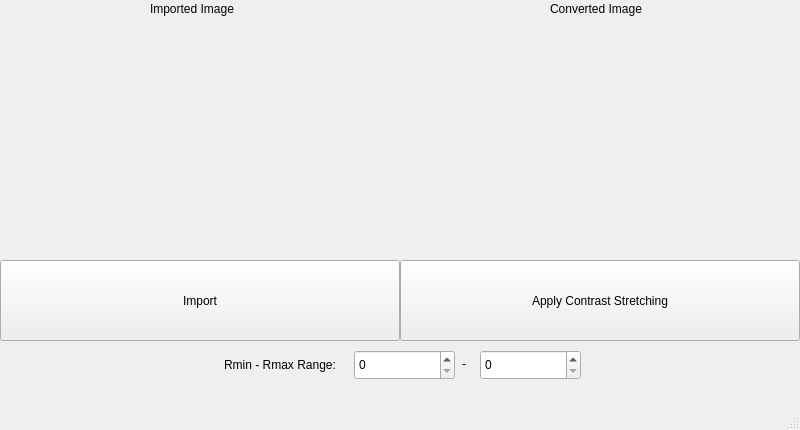
<?xml version="1.0" encoding="UTF-8"?>
<ui version="4.0">
 <class>MainWindow</class>
 <widget class="QMainWindow" name="MainWindow">
  <property name="geometry">
   <rect>
    <x>0</x>
    <y>0</y>
    <width>800</width>
    <height>430</height>
   </rect>
  </property>
  <property name="windowTitle">
   <string>MainWindow</string>
  </property>
  <widget class="QWidget" name="centralwidget">
   <widget class="QLabel" name="imageinput">
    <property name="geometry">
     <rect>
      <x>0</x>
      <y>20</y>
      <width>400</width>
      <height>225</height>
     </rect>
    </property>
    <property name="text">
     <string/>
    </property>
    <property name="pixmap">
     <pixmap>../Exp1/killer.jpg</pixmap>
    </property>
    <property name="scaledContents">
     <bool>true</bool>
    </property>
   </widget>
   <widget class="QPushButton" name="import_image">
    <property name="geometry">
     <rect>
      <x>0</x>
      <y>260</y>
      <width>400</width>
      <height>81</height>
     </rect>
    </property>
    <property name="text">
     <string>Import</string>
    </property>
   </widget>
   <widget class="QPushButton" name="output">
    <property name="geometry">
     <rect>
      <x>400</x>
      <y>260</y>
      <width>400</width>
      <height>81</height>
     </rect>
    </property>
    <property name="text">
     <string>Apply Contrast Stretching</string>
    </property>
   </widget>
   <widget class="QLabel" name="imageoutput">
    <property name="geometry">
     <rect>
      <x>401</x>
      <y>20</y>
      <width>400</width>
      <height>225</height>
     </rect>
    </property>
    <property name="text">
     <string/>
    </property>
    <property name="pixmap">
     <pixmap>../Exp1/killer.jpg</pixmap>
    </property>
    <property name="scaledContents">
     <bool>true</bool>
    </property>
   </widget>
   <widget class="QLabel" name="label">
    <property name="geometry">
     <rect>
      <x>150</x>
      <y>0</y>
      <width>101</width>
      <height>17</height>
     </rect>
    </property>
    <property name="text">
     <string>Imported Image</string>
    </property>
   </widget>
   <widget class="QLabel" name="label_2">
    <property name="geometry">
     <rect>
      <x>550</x>
      <y>0</y>
      <width>101</width>
      <height>17</height>
     </rect>
    </property>
    <property name="text">
     <string>Converted Image</string>
    </property>
   </widget>
   <widget class="QLabel" name="label_4">
    <property name="geometry">
     <rect>
      <x>224</x>
      <y>355</y>
      <width>121</width>
      <height>20</height>
     </rect>
    </property>
    <property name="text">
     <string>Rmin - Rmax Range: </string>
    </property>
   </widget>
   <widget class="QLabel" name="label_5">
    <property name="geometry">
     <rect>
      <x>462</x>
      <y>355</y>
      <width>56</width>
      <height>17</height>
     </rect>
    </property>
    <property name="text">
     <string>-</string>
    </property>
   </widget>
   <widget class="QSpinBox" name="lowerbound">
    <property name="geometry">
     <rect>
      <x>354</x>
      <y>350</y>
      <width>101</width>
      <height>30</height>
     </rect>
    </property>
    <property name="maximum">
     <number>254</number>
    </property>
   </widget>
   <widget class="QSpinBox" name="upperbound">
    <property name="geometry">
     <rect>
      <x>480</x>
      <y>350</y>
      <width>101</width>
      <height>30</height>
     </rect>
    </property>
    <property name="maximum">
     <number>254</number>
    </property>
   </widget>
  </widget>
  <widget class="QMenuBar" name="menubar">
   <property name="geometry">
    <rect>
     <x>0</x>
     <y>0</y>
     <width>800</width>
     <height>27</height>
    </rect>
   </property>
  </widget>
  <widget class="QStatusBar" name="statusbar"/>
 </widget>
 <resources/>
 <connections/>
</ui>
